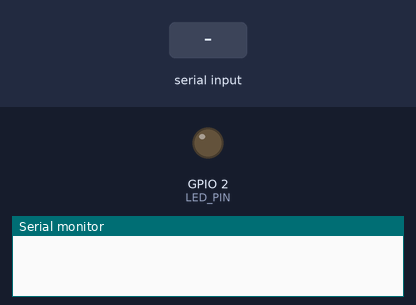
A sketch run on a simulated ESP32. Shown: output pins drawn as LEDs (lit = HIGH), the last lines printed to the serial monitor. Dashed ring = blinking. The test bench sets the inputs (shaded band).

Above: at 0.0 s.
At 1.7 s:
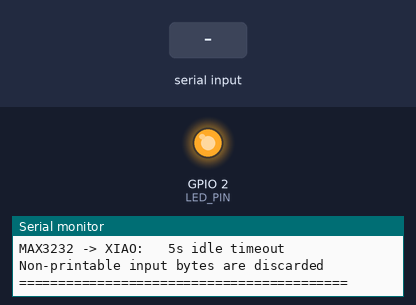
1.8 s: "1\n" received over the second serial link
At 7.2 s:
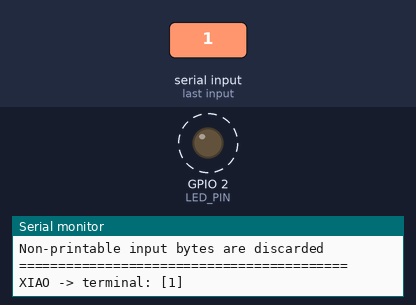
Timing chart, 0 to 9.3 s (numbered marks = the images above; inputs shaded):
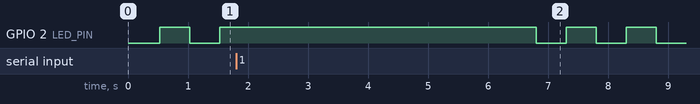

The sketch:

panasonic-kx-d4920-esp32.ino
```cpp
#include <Arduino.h>

// ============================================================
// UART 1: XIAO
// ============================================================

HardwareSerial XIAO(1);

#define XIAO_RX 16
#define XIAO_TX 17

#define XIAO_BAUD 1200


// ============================================================
// UART 2: MAX3232 -> Panasonic KX-D4920
// ============================================================

HardwareSerial MAXUART(2);

#define MAX_RX 25
#define MAX_TX 26

#define MAX_BAUD   1200
#define MAX_CONFIG SERIAL_8N1


// ============================================================
// Timing and terminal output
// ============================================================

#define PREAMBLE_CRS          8
#define IDLE_FLUSH_MS      1000  // XIAO -> terminal
#define MAX_TO_XIAO_TIMEOUT 5000 // MAX3232 -> XIAO


// ============================================================
// LED
// ============================================================

#define LED_PIN 2

#define LED_IDLE_INTERVAL 500
#define LED_MESSAGE_TIME  5000


// ============================================================
// XIAO -> MAX3232 state
// ============================================================

String xiaoMessage = "";
unsigned long lastXiaoByte = 0;


// ============================================================
// MAX3232 -> XIAO state
// ============================================================

String maxMessage = "";
unsigned long lastMaxByte = 0;


// ============================================================
// LED state
// ============================================================

unsigned long lastBlink = 0;
bool ledState = false;

bool messageActive = false;
unsigned long messageTime = 0;


// ============================================================
// LED message indication
// ============================================================

void indicateMessage()
{
    messageActive = true;
    messageTime = millis();
    digitalWrite(LED_PIN, HIGH);
}


// ============================================================
// XIAO -> terminal
// ============================================================

void sendToTerminal(const String &s)
{
    // Sacrificial carriage returns
    for (int i = 0; i < PREAMBLE_CRS; i++)
        MAXUART.write('\r');

    for (size_t i = 0; i < s.length(); i++)
    {
        char c = s[i];

        // Printable ASCII only
        if (c < 0x20 || c > 0x7E)
            continue;

        MAXUART.write((uint8_t)c);
    }

    MAXUART.write('\r');
    MAXUART.write('\n');
    MAXUART.flush();
}


void finishXiaoMessage()
{
    xiaoMessage.trim();

    if (xiaoMessage.length() > 0)
    {
        Serial.print("XIAO -> terminal: [");
        Serial.print(xiaoMessage);
        Serial.println("]");

        sendToTerminal(xiaoMessage);
        indicateMessage();
    }

    xiaoMessage = "";
}


void processXiao()
{
    while (XIAO.available())
    {
        uint8_t c = XIAO.read();
        lastXiaoByte = millis();

        if (c == '\n')
        {
            finishXiaoMessage();
        }
        else if (c >= 0x20 && c <= 0x7E)
        {
            xiaoMessage += (char)c;
        }

        // CR, control characters, and other non-printable
        // bytes are discarded.
    }

    // Fallback for messages without a terminating LF
    if (xiaoMessage.length() > 0 &&
        millis() - lastXiaoByte >= IDLE_FLUSH_MS)
    {
        finishXiaoMessage();
    }
}


// ============================================================
// MAX3232 -> XIAO
// ============================================================

void sendToXiao(const String &s)
{
    if (s.length() == 0)
        return;

    Serial.print("MAX3232 -> XIAO: [");
    Serial.print(s);
    Serial.println("]");

    // Send only printable ASCII.
    // No CR/LF is added automatically.
    for (size_t i = 0; i < s.length(); i++)
    {
        uint8_t c = (uint8_t)s[i];

        if (c >= 0x20 && c <= 0x7E)
            XIAO.write(c);
    }

    XIAO.flush();

    indicateMessage();
}


void finishMaxMessage()
{
    if (maxMessage.length() > 0)
        sendToXiao(maxMessage);

    maxMessage = "";
}


void processMaxInput()
{
    while (MAXUART.available())
    {
        uint8_t c = MAXUART.read();

        // Only printable ASCII is allowed into the buffer.
        // Non-printable bytes are ignored.
        if (c >= 0x20 && c <= 0x7E)
        {
            maxMessage += (char)c;

            // Restart the timeout on every accepted byte.
            lastMaxByte = millis();

            Serial.print("MAX3232 RX: ");
            Serial.write(c);
            Serial.println();
        }
        else
        {
            Serial.print("MAX3232 ignored byte: 0x");

            if (c < 0x10)
                Serial.print('0');

            Serial.println(c, HEX);
        }
    }

    // Forward the complete buffered input only after
    // 5 seconds without another printable character.
    if (maxMessage.length() > 0 &&
        millis() - lastMaxByte >= MAX_TO_XIAO_TIMEOUT)
    {
        finishMaxMessage();
    }
}


// ============================================================
// LED
// ============================================================

void processLED()
{
    unsigned long now = millis();

    if (messageActive)
    {
        if (now - messageTime >= LED_MESSAGE_TIME)
        {
            messageActive = false;
            digitalWrite(LED_PIN, LOW);

            lastBlink = now;
            ledState = false;
        }

        return;
    }

    if (now - lastBlink >= LED_IDLE_INTERVAL)
    {
        lastBlink = now;
        ledState = !ledState;
        digitalWrite(LED_PIN, ledState);
    }
}


// ============================================================
// Setup
// ============================================================

void setup()
{
    Serial.begin(115200);
    delay(500);

    // Increase UART receive buffers
    XIAO.setRxBufferSize(1024);
    MAXUART.setRxBufferSize(1024);

    XIAO.begin(
        XIAO_BAUD,
        SERIAL_8N1,
        XIAO_RX,
        XIAO_TX
    );

    MAXUART.begin(
        MAX_BAUD,
        MAX_CONFIG,
        MAX_RX,
        MAX_TX
    );

    pinMode(LED_PIN, OUTPUT);
    digitalWrite(LED_PIN, LOW);

    Serial.println();
    Serial.println("==========================================");
    Serial.println(" ESP32 Bidirectional Serial Bridge");
    Serial.println("==========================================");
    Serial.println("XIAO UART:    GPIO16 RX, GPIO17 TX");
    Serial.println("              1200 baud, 8N1");
    Serial.println("MAX3232 UART: GPIO25 RX, GPIO26 TX");
    Serial.println("              1200 baud, 8N1");
    Serial.println("XIAO -> terminal: LF or 1s idle timeout");
    Serial.println("MAX3232 -> XIAO:   5s idle timeout");
    Serial.println("Non-printable input bytes are discarded");
    Serial.println("==========================================");
}


// ============================================================
// Main loop
// ============================================================

void loop()
{
    processXiao();
    processMaxInput();
    processLED();
}
```
